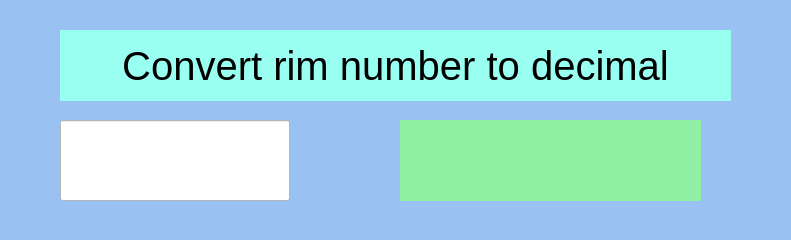
<?xml version="1.0" encoding="UTF-8"?>
<ui version="4.0">
 <class>MainWindow</class>
 <widget class="QMainWindow" name="MainWindow">
  <property name="geometry">
   <rect>
    <x>0</x>
    <y>0</y>
    <width>791</width>
    <height>240</height>
   </rect>
  </property>
  <property name="windowTitle">
   <string>MainWindow</string>
  </property>
  <property name="styleSheet">
   <string notr="true">background-color: rgb(153, 193, 241);</string>
  </property>
  <widget class="QWidget" name="centralwidget">
   <widget class="QLabel" name="label">
    <property name="geometry">
     <rect>
      <x>60</x>
      <y>30</y>
      <width>671</width>
      <height>71</height>
     </rect>
    </property>
    <property name="font">
     <font>
      <pointsize>30</pointsize>
     </font>
    </property>
    <property name="styleSheet">
     <string notr="true">background-color: rgb(153, 255, 241);</string>
    </property>
    <property name="text">
     <string>Convert rim number to decimal</string>
    </property>
    <property name="alignment">
     <set>Qt::AlignCenter</set>
    </property>
   </widget>
   <widget class="QLineEdit" name="lineinput">
    <property name="geometry">
     <rect>
      <x>60</x>
      <y>120</y>
      <width>230</width>
      <height>81</height>
     </rect>
    </property>
    <property name="font">
     <font>
      <pointsize>40</pointsize>
     </font>
    </property>
    <property name="styleSheet">
     <string notr="true">background-color: rgb(255, 255, 255);</string>
    </property>
   </widget>
   <widget class="QLabel" name="labeloutput">
    <property name="geometry">
     <rect>
      <x>400</x>
      <y>120</y>
      <width>301</width>
      <height>81</height>
     </rect>
    </property>
    <property name="font">
     <font>
      <pointsize>40</pointsize>
     </font>
    </property>
    <property name="styleSheet">
     <string notr="true">background-color: rgb(143, 240, 164);</string>
    </property>
    <property name="text">
     <string/>
    </property>
   </widget>
  </widget>
 </widget>
 <resources/>
 <connections/>
</ui>
